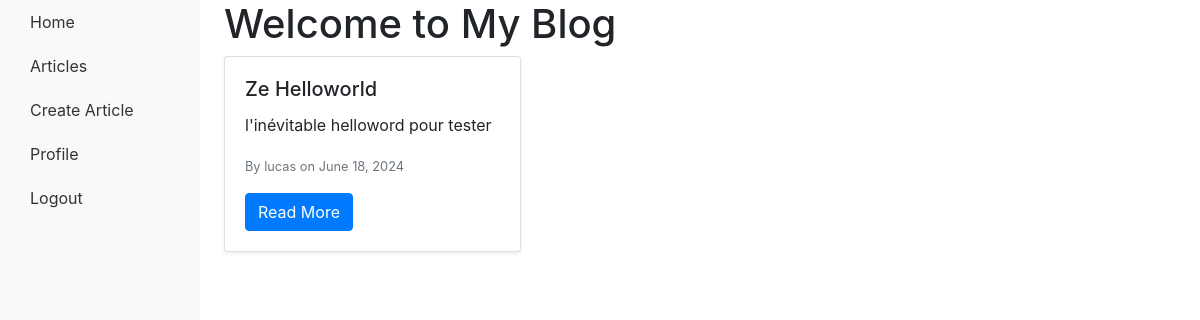
Before: / with the older database file.
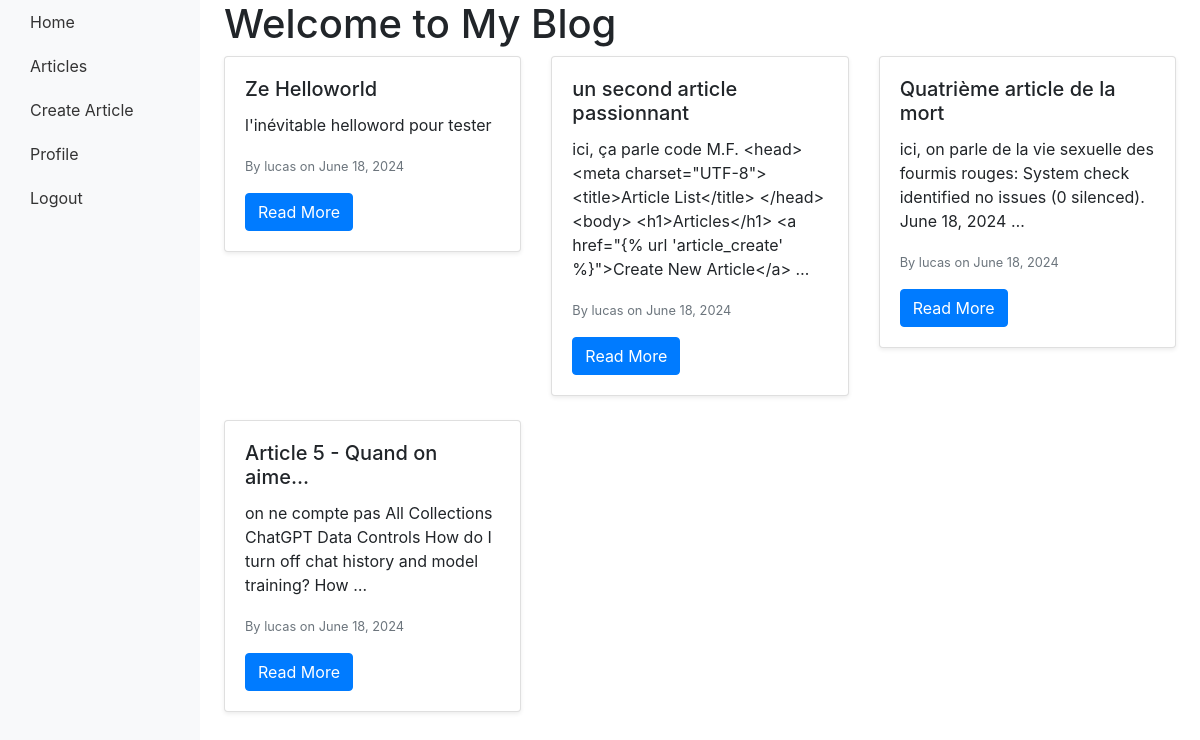
After: the same page with the newer database file.
### main/models.py (models this page shows, shortened)
class Article(models.Model):
    title = models.CharField(max_length=200)
    content = models.TextField()
    publication_date = models.DateField(auto_now_add=True)  # Automatically set the publication date
    author = models.ForeignKey(User, on_delete=models.CASCADE)
    categories = models.ManyToManyField(Category, related_name='articles')
    slug = models.SlugField(unique=True)
    meta_description = models.TextField()

### main/views.py (the view)
# urls.py: path('', views.home, name='home'),
def home(request):
    articles = Article.objects.all()
    return render(request, 'main/home.html', {'articles': articles})

### main/templates/main/home.html (shortened to what this page needs)
{% extends 'main/base.html' %}
{% load static %}
{% block content %}
    <h1>Welcome to My Blog</h1>
    <div class="row">
        {% for article in articles %}
            <div class="col-md-4">
                <div class="card mb-4 shadow-sm">
                    <div class="card-body">
                        <h5 class="card-title">{{ article.title }}</h5>
                        <p class="card-text">{{ article.content|truncatewords:20 }}</p>
                        <p class="card-text"><small class="text-muted">By {{ article.author.username }} on {{ article.publication_date }}</small></p>
                        <a href="{% url 'article_detail' article.slug %}" class="btn btn-primary">Read More</a>
                    </div>
                </div>
            </div>
        {% endfor %}
    </div>
{% endblock %}

### main/templates/main/base.html (shortened to what this page needs)
<!DOCTYPE html>
<html lang="en">
<head>
    {% load static %}
    <link rel="stylesheet" href="{% static 'css/style.css' %}">
    <link rel="stylesheet" href="https://stackpath.bootstrapcdn.com/bootstrap/4.5.2/css/bootstrap.min.css">
</head>
<body>
    <div class="container-fluid">
        <div class="row">
            <nav class="col-md-3 col-lg-2 d-md-block bg-light sidebar">
                <div class="sidebar-sticky">
                    <ul class="nav flex-column">
                        <li class="nav-item">
                            <a class="nav-link active" href="{% url 'home' %}">
                                Home
                            </a>
                        </li>
                        <li class="nav-item">
                            <a class="nav-link" href="{% url 'article_list' %}">
                                Articles
                            </a>
                        </li>
                        <li class="nav-item">
                            <a class="nav-link" href="{% url 'article_create' %}">
                                Create Article
                            </a>
                        </li>
                        <li class="nav-item">
                            <a class="nav-link" href="{% url 'profile' %}">
                                Profile
                            </a>
                        </li>
                        <li class="nav-item">
                            <a class="nav-link" href="{% url 'logout' %}">
                                Logout
                            </a>
                        </li>
                    </ul>
                </div>
            </nav>
            <main role="main" class="col-md-9 ml-sm-auto col-lg-10 px-4">
                {% block content %}
                {% endblock %}
            </main>
        </div>
    </div>
</body>
</html>

### main/static/css/style.css (style rules this page uses)
body { font-family: Arial, sans-serif; }
.sidebar { height: 100vh; position: fixed; }
ul.nav.flex-column { padding-left: 0; }
ul.nav.flex-column li.nav-item { list-style: none; }
ul.nav.flex-column li.nav-item a.nav-link { display: block; padding: 10px 15px; color: #333; text-decoration: none; }

Changed rows visible on the page:
added Article: title "un second article passionnant", content "ici, ça parle code M.F. <head> <meta charset=\"UTF-8\"> <title>Article List</title> </head> <body> <h1>Articles</h1> <a href=\"{% url 'article_create' %}\">Create New Article</a> …", author.username "lucas", publication_date "June 18, 2024"
added Article: title "Quatrième article de la mort", content "ici, on parle de la vie sexuelle des fourmis rouges: System check identified no issues (0 silenced). June 18, 2024 …", author.username "lucas", publication_date "June 18, 2024"
added Article: title "Article 5 - Quand on aime...", content "on ne compte pas All Collections ChatGPT Data Controls How do I turn off chat history and model training? How …", author.username "lucas", publication_date "June 18, 2024"
